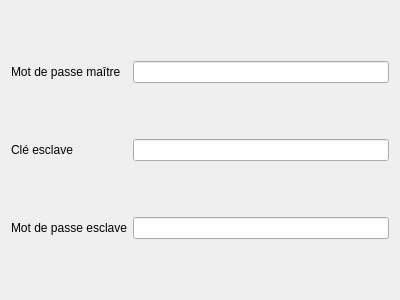
<?xml version="1.0" encoding="UTF-8"?>
<ui version="4.0">
 <class>MainWindow</class>
 <widget class="QMainWindow" name="MainWindow">
  <property name="geometry">
   <rect>
    <x>0</x>
    <y>0</y>
    <width>400</width>
    <height>300</height>
   </rect>
  </property>
  <property name="windowTitle">
   <string>Slave Password Generator</string>
  </property>
  <widget class="QWidget" name="centralWidget">
   <layout class="QGridLayout" name="gridLayout">
    <item row="1" column="0">
     <widget class="QLabel" name="slaveKeyLabel">
      <property name="text">
       <string>Clé esclave</string>
      </property>
     </widget>
    </item>
    <item row="0" column="0">
     <widget class="QLabel" name="masterPasswordLabel">
      <property name="text">
       <string>Mot de passe maître</string>
      </property>
     </widget>
    </item>
    <item row="2" column="0">
     <widget class="QLabel" name="slavePasswordLabel">
      <property name="text">
       <string>Mot de passe esclave</string>
      </property>
     </widget>
    </item>
    <item row="0" column="1">
     <widget class="QLineEdit" name="masterPasswordField"/>
    </item>
    <item row="1" column="1">
     <widget class="QLineEdit" name="slaveKeyField"/>
    </item>
    <item row="2" column="1">
     <widget class="QLineEdit" name="slavePasswordField">
      <property name="readOnly">
       <bool>true</bool>
      </property>
     </widget>
    </item>
   </layout>
  </widget>
 </widget>
 <layoutdefault spacing="6" margin="11"/>
 <resources/>
 <connections>
  <connection>
   <sender>masterPasswordField</sender>
   <signal>textChanged(QString)</signal>
   <receiver>MainWindow</receiver>
   <slot>compute()</slot>
   <hints>
    <hint type="sourcelabel">
     <x>171</x>
     <y>84</y>
    </hint>
    <hint type="destinationlabel">
     <x>142</x>
     <y>53</y>
    </hint>
   </hints>
  </connection>
  <connection>
   <sender>slaveKeyField</sender>
   <signal>textChanged(QString)</signal>
   <receiver>MainWindow</receiver>
   <slot>compute()</slot>
   <hints>
    <hint type="sourcelabel">
     <x>222</x>
     <y>156</y>
    </hint>
    <hint type="destinationlabel">
     <x>198</x>
     <y>52</y>
    </hint>
   </hints>
  </connection>
 </connections>
 <slots>
  <slot>compute()</slot>
 </slots>
</ui>
